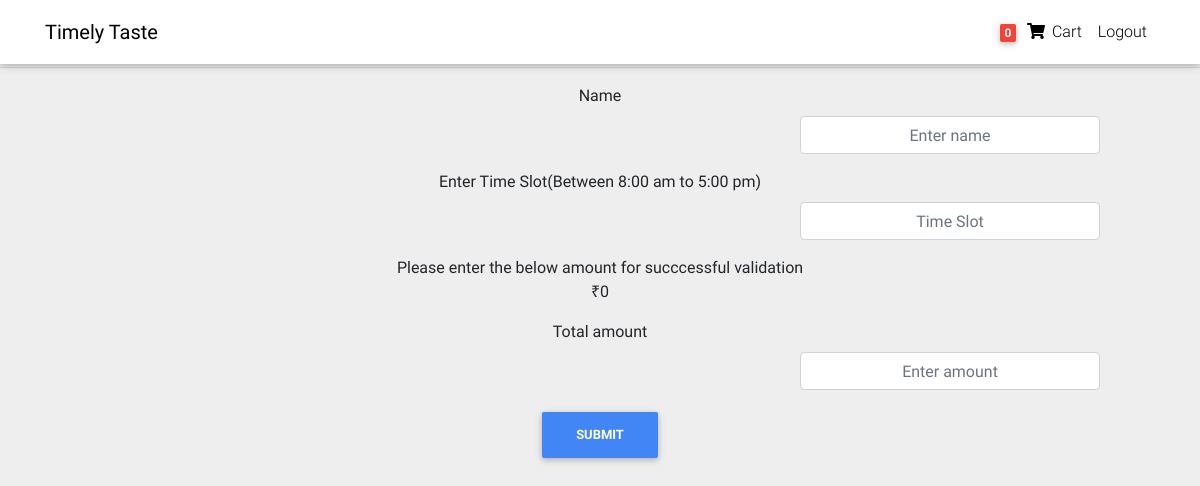
/checkout (signed in), run on an earlier commit of the app's database.
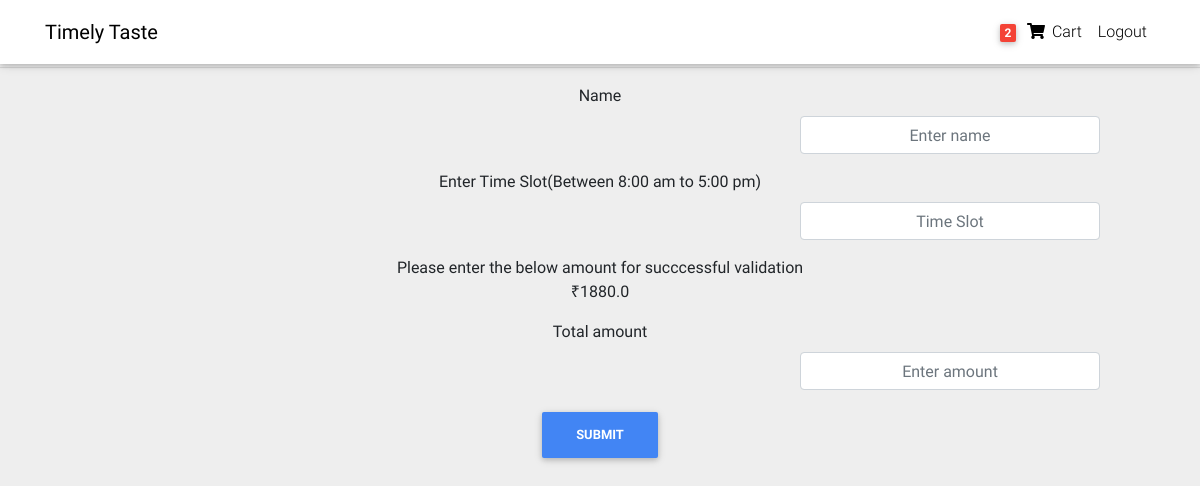
And on a later commit of the database.
### home/models.py (models this page shows, shortened)
class Order(models.Model):
    user = models.ForeignKey(settings.AUTH_USER_MODEL, on_delete=models.CASCADE)
    ordered = models.BooleanField(default=False)
    items = models.ManyToManyField(OrderItem)
    start_date = models.DateTimeField(auto_now_add=True)
    ordered_date = models.DateTimeField()
    def get_total(self):
        total = 0
        for order_item in self.items.all():
            total +=order_item.get_final_price()
        return total

class OrderItem(models.Model):
    user = models.ForeignKey(settings.AUTH_USER_MODEL, on_delete=models.CASCADE)
    ordered = models.BooleanField(default=False)
    item = models.ForeignKey(Item , on_delete=models.CASCADE)
    quantity = models.IntegerField(default=1)
    def get_total_discount_item_quantity(self):
        return self.quantity*self.item.discount_price
    def get_final_price(self):
        if self.item.discount_price:
            return self.get_total_discount_item_quantity()
        return  self.get_total_item_quantity()

class Item(models.Model):
    title = models.CharField(max_length=100)
    price = models.FloatField()
    discount_price=models.FloatField(blank=True,null=True)
    category = models.CharField(choices=CATEGORY_CHOICES,max_length=2,null=True)
    label = models.CharField(choices=LABEL_CHOICES,max_length=10,null=True)
    description = models.TextField(null=True,blank=True)
    image = models.ImageField(null=True,blank=True)
    slug = models.SlugField()

### home/views.py (the view)
# urls.py: path("checkout",views.checkout,name="checkout"),
@login_required(login_url="/")
def checkout(request):
    context={
        'order':Order.objects.get(user=request.user,ordered=False)
    }
    return render(request,'checkout.html',context)

### home/templatetags/cart_template_tags.py (called while the page is built)
@register.filter
def cart_item_count(user):
    if user.is_authenticated:
        qs = Order.objects.filter(user=user,ordered=False)
        if qs.exists():
            return qs[0].items.count()
    return 0

### templates/checkout.html (shortened to what this page needs)
{%load static %}
<!DOCTYPE html>
<html lang="en">
<head>
  <link rel="stylesheet" href="https://use.fontawesome.com/releases/v5.11.2/css/all.css">
  <link href="{% static 'css/bootstrap.min.css' %}" rel="stylesheet">
  <link href="{% static 'css/mdb.min.css' %}" rel="stylesheet">
  <link href="{% static 'css/style.min.css'%}" rel="stylesheet">
</head>
<body class="grey lighten-3">
  {%include 'navbar.html'%}
  <hr>
  <form method="POST" action="{% url 'home:payment'%}" style="text-align: center;">
    <div class="form-group" style="text-align:center;">
      <label for="exampleInputEmail1"><b>Name</b></label>
      <input type="text" name="name" class="form-control text-center" id="exampleInputEmail1" aria-describedby="emailHelp" placeholder="Enter name" style="width: 300px; position:relative; left: 800px; ">
    </div>
    <div class="form-group" style="text-align:center;">
      <label for="exampleInputEmail1"><b style="font-weight: 10px;">Enter Time Slot(Between 8:00 am to 5:00 pm)</b></label>
      <input type="text" name="time" class="form-control text-center" id="exampleInputEmail1" aria-describedby="emailHelp" placeholder="Time Slot" style="width: 300px; position:relative; left: 800px; ">
    </div>
    <div class="form-group" style="text-align:center;">
      <b>Please enter the below amount for succcessful validation</b>
      <strong><p>₹{{order.get_total}}</p></strong>
      <label for="exampleInputPassword1"><b>Total amount</b></label>
      <input type="text" name="tamount" class="form-control" id="exampleInputPassword1" aria-describedby="emailHelp" placeholder="Enter amount" style="width: 300px; position:relative; left: 800px; text-align: center; ">
    </div>
    <button type="submit" class="btn btn-primary"><b>Submit</b></button>
  </form>
</body>
</html>

### templates/navbar.html (shortened to what this page needs)
{% load cart_template_tags %}
{% load static %}
<nav
  class="navbar fixed-top navbar-expand-lg navbar-light white scrolling-navbar"
>
  <div class="container">
    <a class="navbar-brand waves-effect" href="/hom">
      <strong class="black-text">Timely Taste</strong>
    </a>
    <div class="collapse navbar-collapse" id="navbarSupportedContent">
      <ul class="navbar-nav nav-flex-icons">
        {% if request.user.is_authenticated %}
        <li class="nav-item">
          <a
            href="{% url 'home:ordersum' %}"
            class="nav-link waves-effect"
          >
            <span class="badge red z-depth-1 mr-1">
              {{ request.user|cart_item_count }}
            </span>
            <i class="fas fa-shopping-cart"></i>
            <span class="clearfix d-none d-sm-inline-block"> Cart </span>
          </a>
        </li>
        <li class="nav-item">
          <a class="nav-link waves-effect" href="/logout">
            <span class="clearfix d-none d-sm-inline-block"> Logout </span>
          </a>
        </li>
        {% endif %}
      </ul>
    </div>
  </div>
</nav>

What changed in the data, as far as the page shows it:
changed through a linked row, Order: get_total "0" → "1880.0"
Also different on the page:
{{ request.user|cart_item_count }}: "0" → "2"
